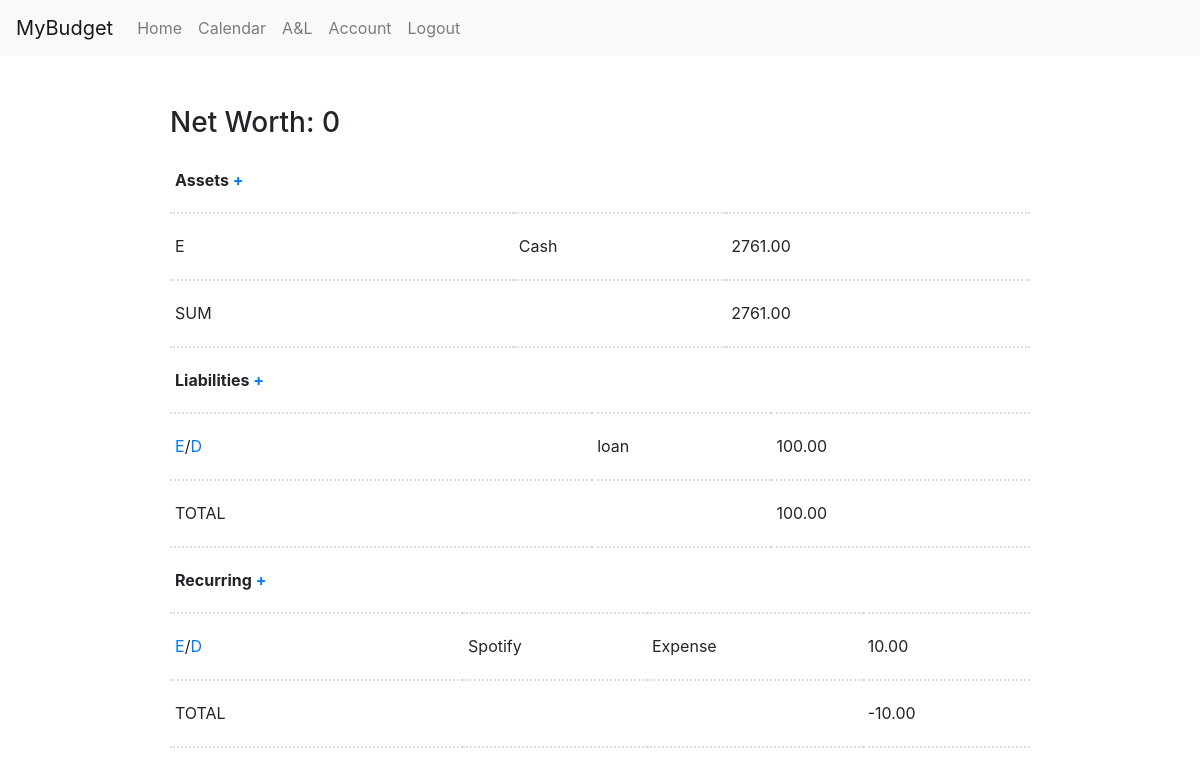
The page /A&L/ (signed in) on the database its author committed.
### main/models.py (models this page shows, shortened)
class Profile(models.Model):
    userId = models.OneToOneField(User, on_delete=models.CASCADE,)
    cash = models.DecimalField(max_digits=12, decimal_places=2, blank=False, default=0)

class liability(models.Model):
    liability_id = models.AutoField(primary_key=True)
    name = models.CharField(max_length=50)
    value = models.DecimalField(max_digits=8, decimal_places=2, default=0)
    interest = models.DecimalField(max_digits=8, decimal_places=2, default=0)
    payment = models.DecimalField(max_digits=8, decimal_places=2, default=0)
    userId = models.ForeignKey(User, on_delete=models.CASCADE, null=False)
    date_added = models.DateField(auto_now_add=True)

class recurring(models.Model):
    categories = [
        ('Expense', 'Expense'),
        ('Income', 'Income'),
    ]
    recurring_id = models.AutoField(primary_key=True)
    name = models.CharField(max_length=50)
    category = models.CharField(max_length=50, choices=categories)
    value = models.DecimalField(max_digits=8, decimal_places=2)
    userId = models.ForeignKey(User, on_delete=models.CASCADE, null=False)

### main/views.py (the view)
# urls.py: path('A&L/', views.assetsLiabilities, name='A&L'),
@login_required(login_url='/login/')
def assetsLiabilities(request):
    user = request.user
    profile = Profile.objects.get(userId=user)
    assets = asset.objects.filter(userId=user)
    liabilities = liability.objects.filter(userId=user)
    posRecurringItems = recurring.objects.filter(userId=user).filter(category="Income")
    negRecurringItems = recurring.objects.filter(userId=user).filter(category="Expense")
    netWorth = 0
    assetTotal = profile.cash
    liabilitiesTotal = 0
    recurringTotal = 0
    for assetItem in assets:
        assetTotal += assetItem.value
    for liabilityItem in liabilities:
        liabilitiesTotal += liabilityItem.value
    for recurringItem in negRecurringItems:
        recurringTotal -= recurringItem.value
    for recurringItem in posRecurringItems:
        recurringTotal += recurringItem.value
    context = {"assets":assets, "liabilities":liabilities, "posRecurringItems":posRecurringItems, "negRecurringItems":negRecurringItems, "profile":profile, "netWorth": netWorth, "assetTotal":assetTotal, "liabilitiesTotal":liabilitiesTotal, "recurringTotal":recurringTotal}
    return render(request, 'main/alr.html', context)

### main/templates/main/alr.html (shortened to what this page needs)
{% extends "base.html" %}
{% load crispy_forms_tags %}
{% block content %}
    <h3 style="padding-top: 50px;">Net Worth: {{netWorth}}</h3>
    <div class="max-width">
          <div>
            <table>
              <tr>
                <th>Assets <a href="{% url 'createAsset' %}">+</a></th>
                <th></th>
                <th></th>
              </tr>
              <tr>
                <td><a>E</a></td>
                <td>Cash</td>
                <td>{{profile.cash}}</td>
              </tr>
              <tr>
                <td>SUM</td>
                <td></td>
                <td>{{assetTotal}}</td>
              </tr>
            </table>
          </div>
          <div>
            <table>
                <tr>
                  <th>Liabilities <a href="{% url 'createLiability'%}">+</a></th>
                  <th></th>
                  <th></th>
                </tr>
                {% for liability in liabilities %}
                  <tr>
                    <td><a href="{% url 'editLiability' liability.liability_id %}">E</a>/<a href="{% url 'deleteLiability' liability.liability_id %}">D</a></td>
                      <td>{{liability.name}}</td>
                      <td>{{liability.value}}</td>
                  </tr>
                {% endfor %}
                <tr>
                  <td>TOTAL</td>
                  <td></td>
                  <td>{{liabilitiesTotal}}</td>
                </tr>
              </table>
          </div>
          <div>
            <table>
                <tr>
                  <th>Recurring <a href="{% url 'createRecurring' %}">+</a></th>
                  <th></th>
                  <th></th>
                  <th></th>
                </tr>
                {% for recurring in negRecurringItems %}
                  <tr>
                    <td><a href="{% url 'editRecurring' recurring.recurring_id %}">E</a>/<a href="{% url 'deleteRecurring' recurring.recurring_id %}">D</a></td>
                      <td>{{recurring.name}}</td>
                      <td>{{recurring.category}}</td>
                      <td>{{recurring.value}}</td>
                  </tr>
                {% endfor %}
                <tr>
                  <td>TOTAL</td>
                  <td></td>
                  <td></td>
                  <td>{{recurringTotal}}</td>
                </tr>
              </table>
          </div>
      </div>
{% endblock %}

### static/css/style.css (style rules this page uses)
a { color: black; background-color: transparent; text-decoration: none; }
table { text-align: left; padding-bottom: 15px; padding-left: 15px; padding-right: 15px; width: 100%; height: 200px; }
th, td { text-align: left; border-bottom: 2px dotted #ddd; border-spacing: 1px; padding-left: 20px; padding: 5px; }

### main/templates/base.html (style rules this page uses)
a { color: black; background-color: transparent; text-decoration: none; }

### main/templates/main/alr.html (style rules this page uses)
table { text-align: left; padding-bottom: 15px; padding-left: 15px; padding-right: 15px; width: 100%; height: 200px; }
th, td { text-align: left; border-bottom: 2px dotted #ddd; border-spacing: 1px; padding-left: 20px; padding: 5px; }

### rows shown on the page
Profile: cash "2761.00"
liability: name "loan", value "100.00"
recurring: name "Spotify", category "Expense", value "10.00"

### other values the page prints
{{ netWorth }} "0"
{{ liabilitiesTotal }} "100.00"
{{ recurringTotal }} "-10.00"
